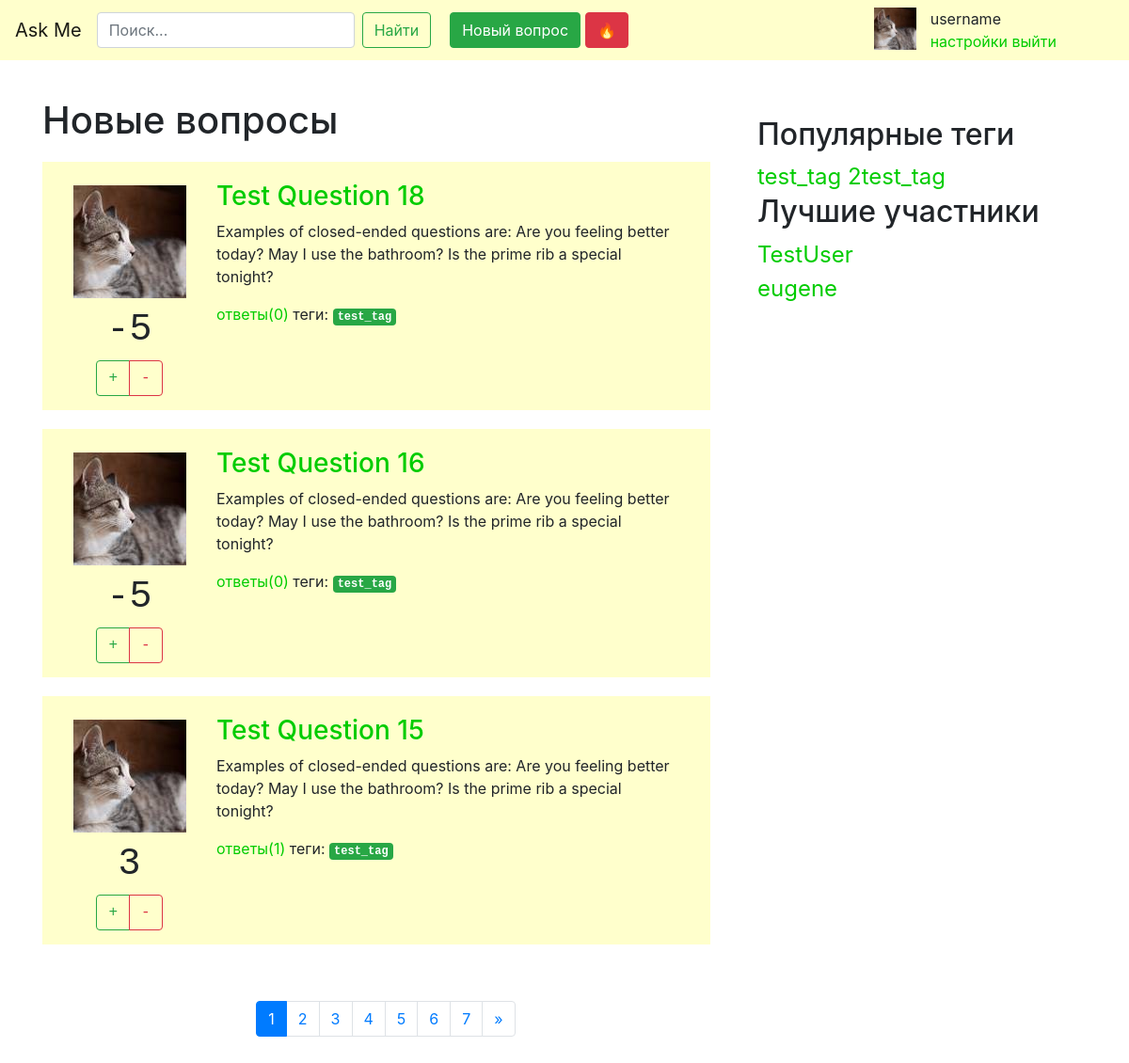
The page / on the database its author committed.
### questions/models.py (models this page shows, shortened)
class Question(models.Model):
	author = models.ForeignKey(User, on_delete=models.CASCADE)
	title = models.CharField(max_length=120)
	text = models.TextField(max_length=500)
	rating = models.IntegerField(default=0)
	date = models.DateTimeField()
	tags = models.ManyToManyField(Tag)
	objects = QuestionManager()

class Profile(models.Model):
	nickname = models.CharField(max_length=20)
	avatar = models.ImageField()
	date = models.DateTimeField()
	rating = models.IntegerField(default=0)
	user = models.OneToOneField(
        User,
        on_delete=models.CASCADE,
    )

class Tag(models.Model):
	word = models.CharField(max_length=20)

class Answer(models.Model):
	author = models.ForeignKey(User, on_delete=models.CASCADE)
	text = models.TextField(max_length=500)
	rating = models.IntegerField(default=0)
	correct = models.BooleanField(default=False)
	date = models.DateTimeField()
	question = models.ForeignKey(Question, blank=True, null=True, on_delete=models.CASCADE)

### questions/views.py (the view)
# urls.py: path('', views.index, name='index'),
def index(request):
	questions = Question.objects.sort_date()
	questions = paginate(questions, request)
	context = {'questions': questions}
	return render(request, "index.html", context)

### questions/models.py (called while the page is built)
	def sort_date(self):
		result_list = Question.objects.order_by('-date')
		return result_list

### questions/templatetags/question_extras.py (called while the page is built)
@register.inclusion_tag('subtemplates/popular_tags.html')
def show_popular_tags():
	tags = Tag.objects.all()[:10]
	return {'tags': tags}

@register.inclusion_tag('subtemplates/best_users.html')
def show_best_users():
	profiles = Profile.objects.order_by('-rating')[:5]
	return {'profiles': profiles}

### questions/views.py (called while the page is built)
def paginate(objects_list, request):
    paginator = Paginator(objects_list, 3)
    objects_page = request.GET.get('page')
    if not objects_page or not objects_page.isdigit() or (int(objects_page) < 1) or (int(objects_page) > paginator.num_pages):
    		objects_page = 1
    objects_list = paginator.get_page(objects_page)
    return objects_list

### templates/index.html
{% extends "base.html" %}
{% load static %}
{% block content %}
<div class="title">
  <h1>Новые вопросы</h1>
</div>
{% if questions %}
    {% for question in questions %}
      <div class="row question-list-item">
      {% include "subtemplates/question_body.html" %}
      </div>
    {% endfor %}
{% else %}
    <p>No questions are available.</p>
{% endif %}
{% include "subtemplates/paginator.html" %}
{% endblock %}

### templates/subtemplates/question_body.html (shortened to what this page needs)
{% load static %}
  <div class="col-md-3" style="padding-left: 0px; font-family: monospace">
   <div class="container centered" style="padding-top: 10px; text-align: center">
     <div class="row">
      <div class="thumbnail">
        <img src="{{ question.author.profile.avatar.url }}" alt="123" height="100%"></img>
      </div>
     </div>
    <div class="row nopadding" style="padding-bottom: 10px"></div>
    <div class="col">
      <h1>{{ question.rating }}</h1>
    </div>
    <div class="col">
      <div class="btn-group" role="group" aria-label="likes">
        <button type="button" class="btn btn-outline-success">+</button>
        <button type="button" class="btn btn-outline-danger">-</button>
      </div>
    </div>
    </div>
  </div>
<div class="col-md-9 question-padding">
  <h3><a href="{% url 'question' question_id=question.id %}">{{ question.title }}</a></h3>
  <p>{{ question.text }}</p>
  <a href="{% url 'question' question_id=question.id %}">ответы({{ question.answer_set.all|length }})</a>
  теги:
   {% for tag in question.tags.all %}
  <span class="badge badge-success asktag">
    <a href="{% url 'tag' search_tag=tag.word %}">
      {{ tag.word }}
    </a>
  </span>
  {% endfor %}
</div>

### templates/subtemplates/popular_tags.html
{% for cur_tag in tags %}
<a href="{% url 'tag' search_tag=cur_tag.word %}">{{ cur_tag.word }}</a>
{% endfor %}

### templates/subtemplates/best_users.html
{% for profile in profiles %}
<a href="">{{ profile.nickname }}</a><br>
{% endfor %}

### static/css/myquestions.css (style rules this page uses)
html { position: relative; min-height: 100%; }
body { margin-bottom: 60px; }
a { color: #00cc00; transition: 0.1s linear; }
.centered { text-align: center; }
.nopadding { padding: 0px 0px 0; margin: 0px 0px 0; }
.question-list-item { margin-top: 20px; background-color: #ffffcc; padding: 15px; margin-left: 0px; margin-right: 20px; }
.asktag { padding-left: 5px; padding-right: 5px; font-weight: 600; font-family: monospace; }
span.asktag > a { color:#ffffff; }
.question-padding { padding-left: 0px; padding-top: 5px; }
.thumbnail { width: 120px; height: 120px; display:block; margin:auto; }

### rows shown on the page
Question: author.profile.avatar (picture), rating "-5", title "Test Question 18", text "Examples of closed-ended questions are: Are you feeling better today? May I use the bathroom? Is the prime rib a special tonight?", answer_set.all|length "0"
Tag: word "test_tag"
Question: author.profile.avatar (picture), rating "-5", title "Test Question 16", text "Examples of closed-ended questions are: Are you feeling better today? May I use the bathroom? Is the prime rib a special tonight?", answer_set.all|length "0"
Question: author.profile.avatar (picture), rating "3", title "Test Question 15", text "Examples of closed-ended questions are: Are you feeling better today? May I use the bathroom? Is the prime rib a special tonight?", answer_set.all|length "1"
Tag: word "2test_tag"
Profile: nickname "TestUser"
Profile: nickname "eugene"

### other values the page prints
{{ i }} "1"
{{ i }} "2" "3" "4" "5" "6" "7"
